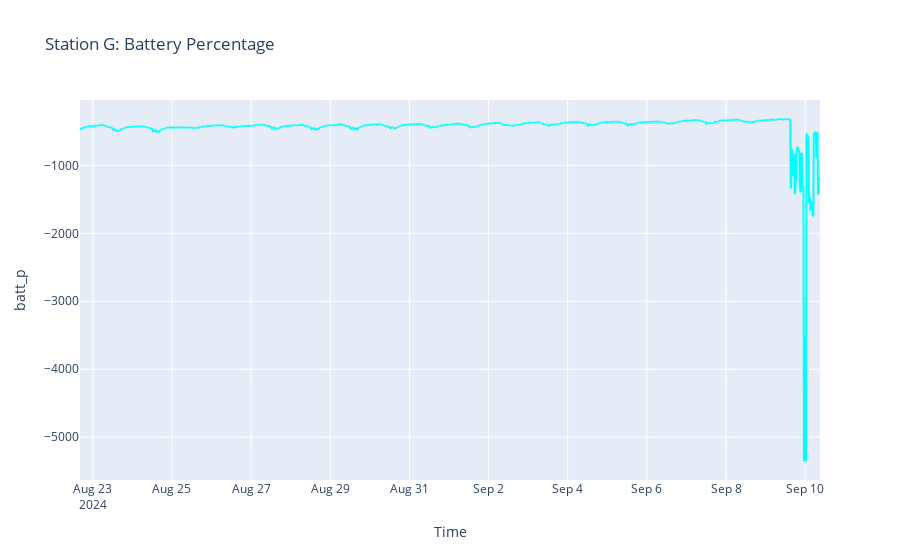

Notebook source saved alongside this figure:
### Code cell
fig = px.line(station, x='Time', y='batt_p', title=f'Station {stn.upper()}: Battery Percentage')
fig.update_traces(line=dict(color='cyan'))
fig.write_html(f'./vis/station_{stn}_batt.html')
fig.show()

### Figure 1 — Plotly figure (JSON) as saved in the notebook; plotly's stock layout.template omitted (floating-point values rounded to 4 significant figures; data arrays with more than 128 entries replaced by an {"elided": "..."} marker saying what was removed)
{"data": [{"hovertemplate": "Time=%{x}<br>batt_p=%{y}<extra></extra>", "legendgroup": "", "line": {"color": "cyan", "dash": "solid"}, "marker": {"symbol": "circle"}, "mode": "lines", "name": "", "showlegend": false, "type": "scattergl", "x": {"elided": "1796 str values"}, "xaxis": "x", "y": {"elided": "1796 float values"}, "yaxis": "y"}], "layout": {"legend": {"tracegroupgap": 0}, "title": {"text": "Station G: Battery Percentage"}, "xaxis": {"anchor": "y", "domain": [0, 1], "title": {"text": "Time"}}, "yaxis": {"anchor": "x", "domain": [0, 1], "title": {"text": "batt_p"}}}}
